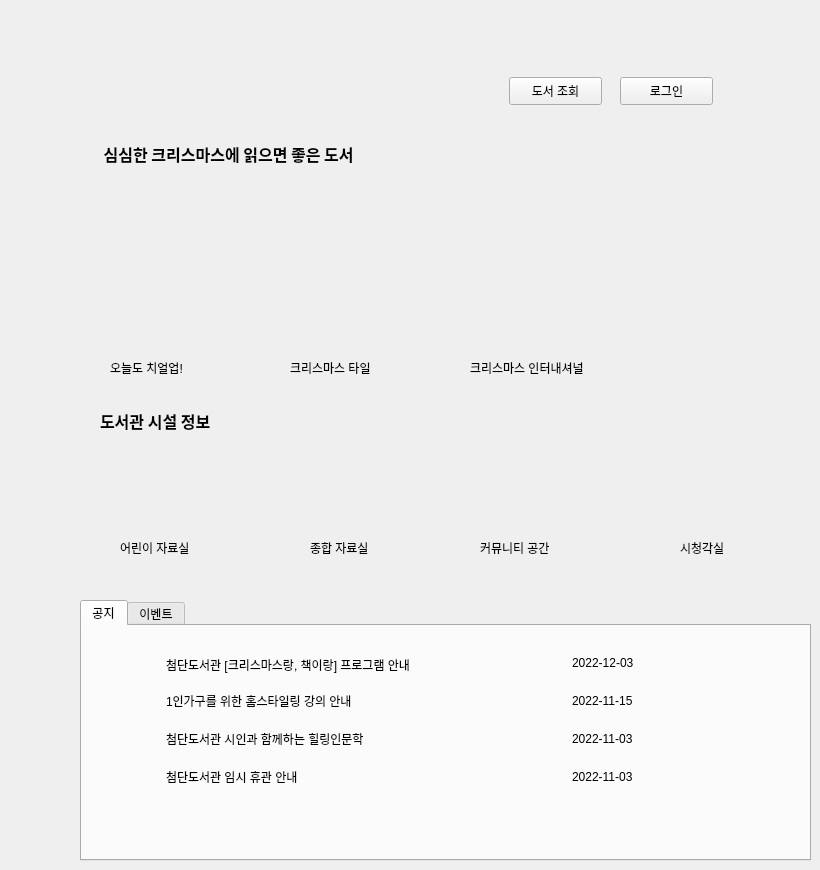
    <widget class="QWidget" name="page_main1">
     <widget class="QLabel" name="label">
      <property name="geometry">
       <rect>
        <x>100</x>
        <y>140</y>
        <width>355</width>
        <height>28</height>
       </rect>
      </property>
      <property name="font">
       <font>
        <family>맑은 고딕</family>
        <pointsize>12</pointsize>
        <weight>75</weight>
        <bold>true</bold>
       </font>
      </property>
      <property name="text">
       <string> 심심한 크리스마스에 읽으면 좋은 도서</string>
      </property>
     </widget>
     <widget class="QLabel" name="label_2">
      <property name="geometry">
       <rect>
        <x>100</x>
        <y>400</y>
        <width>161</width>
        <height>41</height>
       </rect>
      </property>
      <property name="font">
       <font>
        <family>맑은 고딕</family>
        <pointsize>12</pointsize>
        <weight>75</weight>
        <bold>true</bold>
       </font>
      </property>
      <property name="text">
       <string>도서관 시설 정보</string>
      </property>
     </widget>
     <widget class="QTabWidget" name="tabWidget">
      <property name="geometry">
       <rect>
        <x>80</x>
        <y>600</y>
        <width>731</width>
        <height>261</height>
       </rect>
      </property>
      <property name="currentIndex">
       <number>0</number>
      </property>
      <widget class="QWidget" name="tab_notice">
       <attribute name="title">
        <string>공지</string>
       </attribute>
       <widget class="QLabel" name="notice_1">
        <property name="geometry">
         <rect>
          <x>490</x>
          <y>29</y>
          <width>91</width>
          <height>16</height>
         </rect>
        </property>
        <property name="text">
         <string>2022-12-03</string>
        </property>
        <property name="openExternalLinks">
         <bool>false</bool>
        </property>
       </widget>
       <widget class="QLabel" name="notice_2">
        <property name="geometry">
         <rect>
          <x>490</x>
          <y>67</y>
          <width>91</width>
          <height>16</height>
         </rect>
        </property>
        <property name="text">
         <string>2022-11-15</string>
        </property>
        <property name="openExternalLinks">
         <bool>false</bool>
        </property>
       </widget>
       <widget class="QLabel" name="notice_3">
        <property name="geometry">
         <rect>
          <x>490</x>
          <y>105</y>
          <width>91</width>
          <height>16</height>
         </rect>
        </property>
        <property name="text">
         <string>2022-11-03</string>
        </property>
        <property name="openExternalLinks">
         <bool>false</bool>
        </property>
       </widget>
       <widget class="QLabel" name="notice_4">
        <property name="geometry">
         <rect>
          <x>490</x>
          <y>143</y>
          <width>91</width>
          <height>16</height>
         </rect>
        </property>
        <property name="text">
         <string>2022-11-03</string>
        </property>
        <property name="openExternalLinks">
         <bool>false</bool>
        </property>
       </widget>
       <widget class="QLabel" name="label_54">
        <property name="geometry">
         <rect>
          <x>2</x>
          <y>60</y>
          <width>75</width>
          <height>29</height>
         </rect>
        </property>
        <property name="text">
         <string/>
        </property>
        <property name="pixmap">
         <pixmap>9.img_notice_btn.png</pixmap>
        </property>
        <property name="scaledContents">
         <bool>false</bool>
        </property>
       </widget>
       <widget class="QLabel" name="label_3">
        <property name="enabled">
         <bool>true</bool>
        </property>
        <property name="geometry">
         <rect>
          <x>2</x>
          <y>22</y>
          <width>75</width>
          <height>29</height>
         </rect>
        </property>
        <property name="text">
         <string/>
        </property>
        <property name="pixmap">
         <pixmap>9.img_notice_btn.png</pixmap>
        </property>
        <property name="scaledContents">
         <bool>false</bool>
        </property>
       </widget>
       <widget class="QLabel" name="label_57">
        <property name="geometry">
         <rect>
          <x>2</x>
          <y>98</y>
          <width>75</width>
          <height>29</height>
         </rect>
        </property>
        <property name="text">
         <string/>
        </property>
        <property name="pixmap">
         <pixmap>9.img_notice_btn.png</pixmap>
        </property>
        <property name="scaledContents">
         <bool>false</bool>
        </property>
       </widget>
       <widget class="QLabel" name="label_59">
        <property name="geometry">
         <rect>
          <x>2</x>
          <y>136</y>
          <width>75</width>
          <height>29</height>
         </rect>
        </property>
        <property name="text">
         <string/>
        </property>
        <property name="pixmap">
         <pixmap>9.img_notice_btn.png</pixmap>
        </property>
        <property name="scaledContents">
         <bool>false</bool>
        </property>
       </widget>
       <widget class="QLabel" name="notice_03">
        <property name="geometry">
         <rect>
          <x>84</x>
          <y>105</y>
          <width>401</width>
          <height>16</height>
         </rect>
        </property>
        <property name="text">
         <string>첨단도서관 시인과 함께하는 힐링인문학</string>
        </property>
       </widget>
       <widget class="QLabel" name="notice_04">
        <property name="geometry">
         <rect>
          <x>84</x>
          <y>143</y>
          <width>401</width>
          <height>16</height>
         </rect>
        </property>
        <property name="text">
         <string>첨단도서관 임시 휴관 안내</string>
        </property>
       </widget>
       <widget class="QLabel" name="notice_02">
        <property name="geometry">
         <rect>
          <x>84</x>
          <y>67</y>
          <width>401</width>
          <height>16</height>
         </rect>
        </property>
        <property name="text">
         <string>1인가구를 위한 홈스타일링 강의 안내               </string>
        </property>
        <property name="alignment">
         <set>Qt::AlignLeading|Qt::AlignLeft|Qt::AlignVCenter</set>
        </property>
        <property name="openExternalLinks">
         <bool>false</bool>
        </property>
       </widget>
       <widget class="QLabel" name="notice_01">
        <property name="geometry">
         <rect>
          <x>84</x>
          <y>29</y>
          <width>401</width>
          <height>20</height>
         </rect>
        </property>
        <property name="text">
         <string>첨단도서관 [크리스마스랑, 책이랑] 프로그램 안내</string>
        </property>
        <property name="openExternalLinks">
         <bool>false</bool>
        </property>
       </widget>
      </widget>
      <widget class="QWidget" name="tab_event">
       <attribute name="title">
        <string>이벤트</string>
       </attribute>
       <widget class="QLabel" name="label_14">
        <property name="geometry">
         <rect>
          <x>100</x>
          <y>30</y>
          <width>402</width>
          <height>29</height>
         </rect>
        </property>
        <property name="text">
         <string>첨단 도서관을 이용하시는 시민여러분들께 마스크 1장씩 무료제공합니다</string>
        </property>
       </widget>
       <widget class="QLabel" name="label_70">
        <property name="geometry">
         <rect>
          <x>20</x>
          <y>30</y>
          <width>483</width>
          <height>29</height>
         </rect>
        </property>
        <property name="text">
         <string/>
        </property>
        <property name="pixmap">
         <pixmap>../../../Desktop/첨단버튼.png</pixmap>
        </property>
       </widget>
       <widget class="QWidget" name="layoutWidget">
        <property name="geometry">
         <rect>
          <x>20</x>
          <y>30</y>
          <width>485</width>
          <height>31</height>
         </rect>
        </property>
        <layout class="QHBoxLayout" name="horizontalLayout"/>
       </widget>
      </widget>
     </widget>
     <widget class="QPushButton" name="btn_loginpage">
      <property name="geometry">
       <rect>
        <x>620</x>
        <y>77</y>
        <width>93</width>
        <height>28</height>
       </rect>
      </property>
      <property name="text">
       <string>로그인</string>
      </property>
     </widget>
     <widget class="QPushButton" name="btn_booksearch">
      <property name="geometry">
       <rect>
        <x>509</x>
        <y>77</y>
        <width>93</width>
        <height>28</height>
       </rect>
      </property>
      <property name="text">
       <string>도서 조회</string>
      </property>
     </widget>
     <widget class="QLabel" name="book_1">
      <property name="geometry">
       <rect>
        <x>110</x>
        <y>190</y>
        <width>111</width>
        <height>161</height>
       </rect>
      </property>
      <property name="text">
       <string/>
      </property>
      <property name="pixmap">
       <pixmap>2.img_book1.png</pixmap>
      </property>
      <property name="scaledContents">
       <bool>true</bool>
      </property>
     </widget>
     <widget class="QLabel" name="label_35">
      <property name="geometry">
       <rect>
        <x>110</x>
        <y>360</y>
        <width>111</width>
        <height>16</height>
       </rect>
      </property>
      <property name="text">
       <string>오늘도 치얼업!</string>
      </property>
     </widget>
     <widget class="QLabel" name="book_2">
      <property name="geometry">
       <rect>
        <x>290</x>
        <y>190</y>
        <width>111</width>
        <height>161</height>
       </rect>
      </property>
      <property name="text">
       <string/>
      </property>
      <property name="pixmap">
       <pixmap>3.img_book2.png</pixmap>
      </property>
      <property name="scaledContents">
       <bool>true</bool>
      </property>
     </widget>
     <widget class="QLabel" name="label_41">
      <property name="geometry">
       <rect>
        <x>290</x>
        <y>360</y>
        <width>120</width>
        <height>15</height>
       </rect>
      </property>
      <property name="text">
       <string>크리스마스 타일</string>
      </property>
     </widget>
     <widget class="QLabel" name="book_3">
      <property name="geometry">
       <rect>
        <x>490</x>
        <y>190</y>
        <width>111</width>
        <height>161</height>
       </rect>
      </property>
      <property name="text">
       <string/>
      </property>
      <property name="pixmap">
       <pixmap>4.img_book3.PNG</pixmap>
      </property>
      <property name="scaledContents">
       <bool>true</bool>
      </property>
     </widget>
     <widget class="QLabel" name="label_43">
      <property name="geometry">
       <rect>
        <x>470</x>
        <y>360</y>
        <width>168</width>
        <height>15</height>
       </rect>
      </property>
      <property name="text">
       <string>크리스마스 인터내셔널</string>
      </property>
     </widget>
     <widget class="QLabel" name="libinfo_1">
      <property name="geometry">
       <rect>
        <x>100</x>
        <y>450</y>
        <width>141</width>
        <height>81</height>
       </rect>
      </property>
      <property name="text">
       <string/>
      </property>
      <property name="pixmap">
       <pixmap>5.img_child_lib.png</pixmap>
      </property>
      <property name="scaledContents">
       <bool>true</bool>
      </property>
     </widget>
     <widget class="QLabel" name="label_45">
      <property name="geometry">
       <rect>
        <x>120</x>
        <y>540</y>
        <width>104</width>
        <height>15</height>
       </rect>
      </property>
      <property name="text">
       <string>어린이 자료실</string>
      </property>
     </widget>
     <widget class="QLabel" name="libinfo_2">
      <property name="geometry">
       <rect>
        <x>280</x>
        <y>450</y>
        <width>141</width>
        <height>81</height>
       </rect>
      </property>
      <property name="text">
       <string/>
      </property>
      <property name="pixmap">
       <pixmap>6.img_total_lib.png</pixmap>
      </property>
     </widget>
     <widget class="QLabel" name="libinfo_3">
      <property name="geometry">
       <rect>
        <x>460</x>
        <y>450</y>
        <width>141</width>
        <height>81</height>
       </rect>
      </property>
      <property name="text">
       <string/>
      </property>
      <property name="pixmap">
       <pixmap>7.img_community.png</pixmap>
      </property>
      <property name="scaledContents">
       <bool>true</bool>
      </property>
     </widget>
     <widget class="QLabel" name="libinfo_4">
      <property name="geometry">
       <rect>
        <x>640</x>
        <y>450</y>
        <width>141</width>
        <height>81</height>
       </rect>
      </property>
      <property name="text">
       <string/>
      </property>
      <property name="pixmap">
       <pixmap>8.img_tvroom.png</pixmap>
      </property>
      <property name="scaledContents">
       <bool>true</bool>
      </property>
     </widget>
     <widget class="QLabel" name="label_49">
      <property name="geometry">
       <rect>
        <x>310</x>
        <y>540</y>
        <width>88</width>
        <height>15</height>
       </rect>
      </property>
      <property name="text">
       <string>종합 자료실</string>
      </property>
     </widget>
     <widget class="QLabel" name="label_50">
      <property name="geometry">
       <rect>
        <x>480</x>
        <y>540</y>
        <width>104</width>
        <height>15</height>
       </rect>
      </property>
      <property name="text">
       <string>커뮤니티 공간</string>
      </property>
     </widget>
     <widget class="QLabel" name="label_51">
      <property name="geometry">
       <rect>
        <x>680</x>
        <y>540</y>
        <width>64</width>
        <height>15</height>
       </rect>
      </property>
      <property name="text">
       <string>시청각실</string>
      </property>
     </widget>
     <widget class="QLabel" name="img_title">
      <property name="geometry">
       <rect>
        <x>110</x>
        <y>14</y>
        <width>381</width>
        <height>91</height>
       </rect>
      </property>
      <property name="text">
       <string/>
      </property>
      <property name="pixmap">
       <pixmap>1.img_title.png</pixmap>
      </property>
      <property name="scaledContents">
       <bool>true</bool>
      </property>
     </widget>
    </widget>
